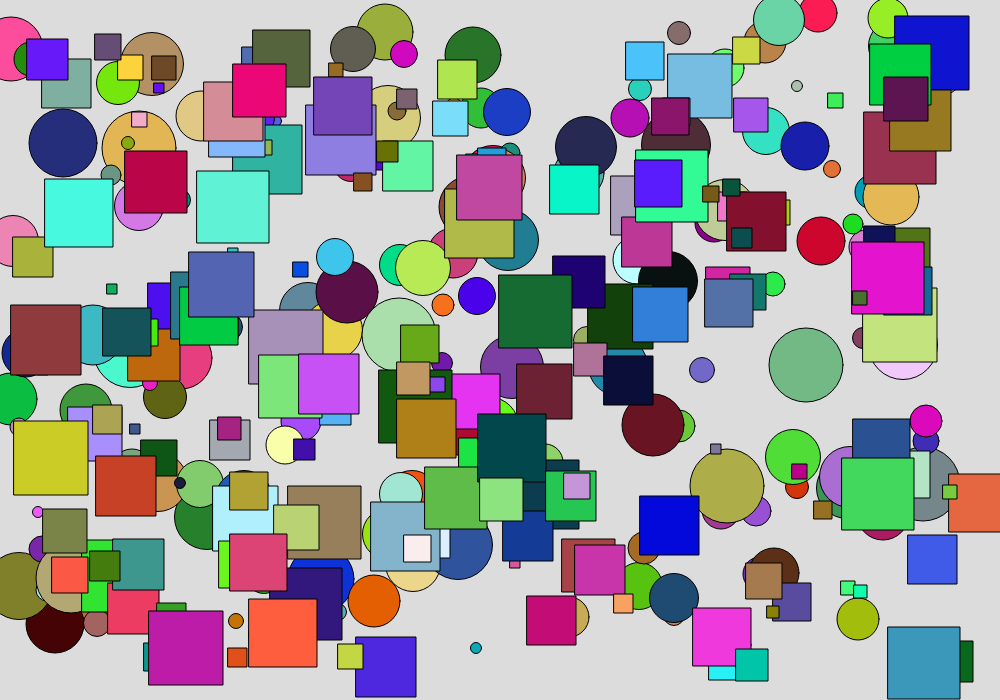
Frame 1 (no input)
Frame 60 (no input): identical to frame 1, image omitted
Frame 120 (the mouse pressed at the canvas centre since frame 60): identical to frame 1, image omitted

The p5.js sketch that drew this single still picture (run headless with seeded random() and noise() and a simulated clock; from frame 60 on, the mouse is pressed at the canvas centre):

// p5.js sketch
// ── sketch.js
// circle
let posX = [];
let posY = [];
let Size = [];
let colors = [];

// rect
let posXrect = [];
let posYrect = [];
let Sizerect = [];
let colorrect = [];

// amount
let amount;

function setup() {
  createCanvas(1000, 700);

  randomizeShapes();
}

function draw() {
  background(220);

  // Draw circles
  for (let i = 0; i < amount; i++) {
    fill(colors[i]);
    circle(posX[i], posY[i], Size[i]);
  }

  // Draw rectangles
  for (let j = 0; j < amount; j++) {
    fill(colorrect[j]);
    rect(posXrect[j], posYrect[j], Sizerect[j], Sizerect[j]);
  }
}

// randomizing shapes, colors and amount
function randomizeShapes() {
  posX = [];
  posY = [];
  Size = [];
  colors = [];

  posXrect = [];
  posYrect = [];
  Sizerect = [];
  colorrect = [];

  // Pick ONE random amount
  amount = int(random(100, 200));

  // Create shapes
  for (let i = 0; i < amount; i++) {
    posX.push(int(random(10, 950)));
    posY.push(int(random(10, 650)));
    Size.push(int(random(10, 75)));

    posXrect.push(int(random(10, 950)));
    posYrect.push(int(random(10, 650)));
    Sizerect.push(int(random(10, 75)));

    colors.push(color(
      random(255),
      random(255),
      random(255)
    ));

    colorrect.push(color(
      random(255),
      random(255),
      random(255)
    ));
  }
}

// randomizing when spacebar is pressed
function keyPressed() {
  if (key === ' ') {
    randomizeShapes();
  }
}
